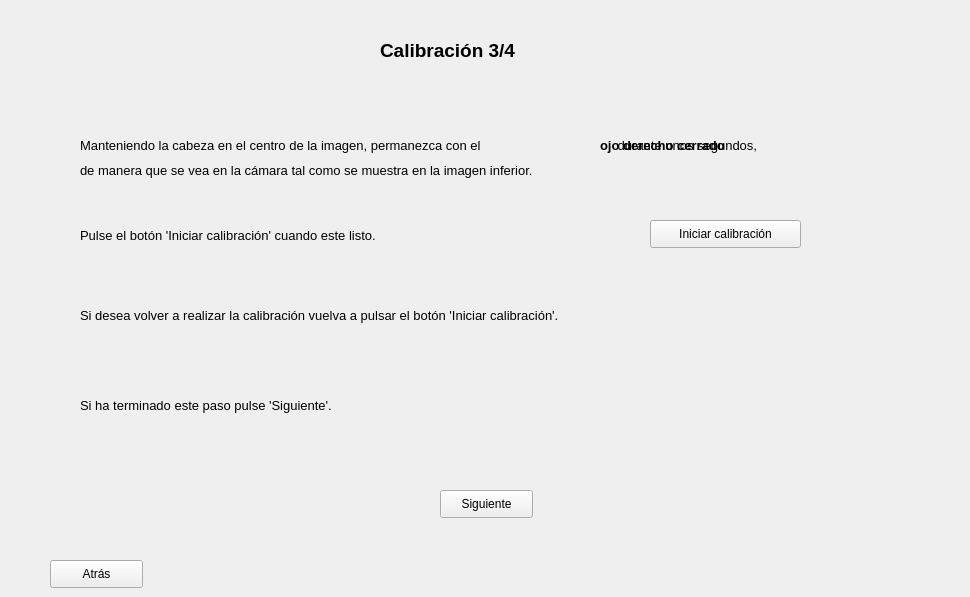
    <widget class="QWidget" name="page_7">
     <widget class="QPushButton" name="pushButton_9">
      <property name="geometry">
       <rect>
        <x>650</x>
        <y>220</y>
        <width>151</width>
        <height>28</height>
       </rect>
      </property>
      <property name="text">
       <string>Iniciar calibración</string>
      </property>
     </widget>
     <widget class="QPushButton" name="pushButton_10">
      <property name="geometry">
       <rect>
        <x>440</x>
        <y>490</y>
        <width>93</width>
        <height>28</height>
       </rect>
      </property>
      <property name="text">
       <string>Siguiente</string>
      </property>
     </widget>
     <widget class="QLabel" name="label_18">
      <property name="geometry">
       <rect>
        <x>380</x>
        <y>30</y>
        <width>191</width>
        <height>41</height>
       </rect>
      </property>
      <property name="font">
       <font>
        <pointsize>14</pointsize>
        <weight>75</weight>
        <bold>true</bold>
       </font>
      </property>
      <property name="text">
       <string>Calibración 3/4</string>
      </property>
     </widget>
     <widget class="QLabel" name="label_19">
      <property name="geometry">
       <rect>
        <x>80</x>
        <y>130</y>
        <width>881</width>
        <height>31</height>
       </rect>
      </property>
      <property name="font">
       <font>
        <pointsize>10</pointsize>
       </font>
      </property>
      <property name="text">
       <string>Manteniendo la cabeza en el centro de la imagen, permanezca con el                                      durante unos segundos,</string>
      </property>
     </widget>
     <widget class="QLabel" name="label_20">
      <property name="geometry">
       <rect>
        <x>80</x>
        <y>220</y>
        <width>441</width>
        <height>31</height>
       </rect>
      </property>
      <property name="font">
       <font>
        <pointsize>10</pointsize>
       </font>
      </property>
      <property name="text">
       <string>Pulse el botón 'Iniciar calibración' cuando este listo.</string>
      </property>
     </widget>
     <widget class="QLabel" name="label_21">
      <property name="geometry">
       <rect>
        <x>80</x>
        <y>290</y>
        <width>681</width>
        <height>51</height>
       </rect>
      </property>
      <property name="font">
       <font>
        <pointsize>10</pointsize>
       </font>
      </property>
      <property name="text">
       <string>Si desea volver a realizar la calibración vuelva a pulsar el botón 'Iniciar calibración'.</string>
      </property>
     </widget>
     <widget class="QLabel" name="label_22">
      <property name="geometry">
       <rect>
        <x>80</x>
        <y>390</y>
        <width>351</width>
        <height>31</height>
       </rect>
      </property>
      <property name="font">
       <font>
        <pointsize>10</pointsize>
       </font>
      </property>
      <property name="text">
       <string>Si ha terminado este paso pulse 'Siguiente'.</string>
      </property>
     </widget>
     <widget class="QPushButton" name="pushButton_16">
      <property name="geometry">
       <rect>
        <x>50</x>
        <y>560</y>
        <width>93</width>
        <height>28</height>
       </rect>
      </property>
      <property name="text">
       <string>Atrás</string>
      </property>
     </widget>
     <widget class="QLabel" name="calibracion3">
      <property name="geometry">
       <rect>
        <x>290</x>
        <y>430</y>
        <width>401</width>
        <height>51</height>
       </rect>
      </property>
      <property name="palette">
       <palette>
        <active>
         <colorrole role="Text">
          <brush brushstyle="SolidPattern">
           <color alpha="255">
            <red>255</red>
            <green>0</green>
            <blue>0</blue>
           </color>
          </brush>
         </colorrole>
        </active>
        <inactive>
         <colorrole role="Text">
          <brush brushstyle="SolidPattern">
           <color alpha="255">
            <red>255</red>
            <green>0</green>
            <blue>0</blue>
           </color>
          </brush>
         </colorrole>
        </inactive>
        <disabled>
         <colorrole role="Text">
          <brush brushstyle="SolidPattern">
           <color alpha="255">
            <red>255</red>
            <green>0</green>
            <blue>0</blue>
           </color>
          </brush>
         </colorrole>
        </disabled>
       </palette>
      </property>
      <property name="font">
       <font>
        <pointsize>12</pointsize>
       </font>
      </property>
      <property name="text">
       <string/>
      </property>
      <property name="alignment">
       <set>Qt::AlignCenter</set>
      </property>
     </widget>
     <widget class="QLabel" name="label_36">
      <property name="geometry">
       <rect>
        <x>600</x>
        <y>130</y>
        <width>181</width>
        <height>31</height>
       </rect>
      </property>
      <property name="font">
       <font>
        <pointsize>10</pointsize>
        <weight>75</weight>
        <bold>true</bold>
       </font>
      </property>
      <property name="text">
       <string>ojo derecho cerrado</string>
      </property>
     </widget>
     <widget class="QLabel" name="label_187">
      <property name="geometry">
       <rect>
        <x>80</x>
        <y>160</y>
        <width>601</width>
        <height>21</height>
       </rect>
      </property>
      <property name="font">
       <font>
        <pointsize>10</pointsize>
       </font>
      </property>
      <property name="text">
       <string>de manera que se vea en la cámara tal como se muestra en la imagen inferior.</string>
      </property>
     </widget>
     <widget class="QLabel" name="label_84">
      <property name="geometry">
       <rect>
        <x>750</x>
        <y>395</y>
        <width>171</width>
        <height>191</height>
       </rect>
      </property>
      <property name="text">
       <string>&lt;html&gt;&lt;head/&gt;&lt;body&gt;&lt;p&gt;&lt;img src=&quot;:/photos/fotos/ojo_izquierdo_cerrado.jpg&quot;/&gt;&lt;/p&gt;&lt;/body&gt;&lt;/html&gt;</string>
      </property>
     </widget>
    </widget>
